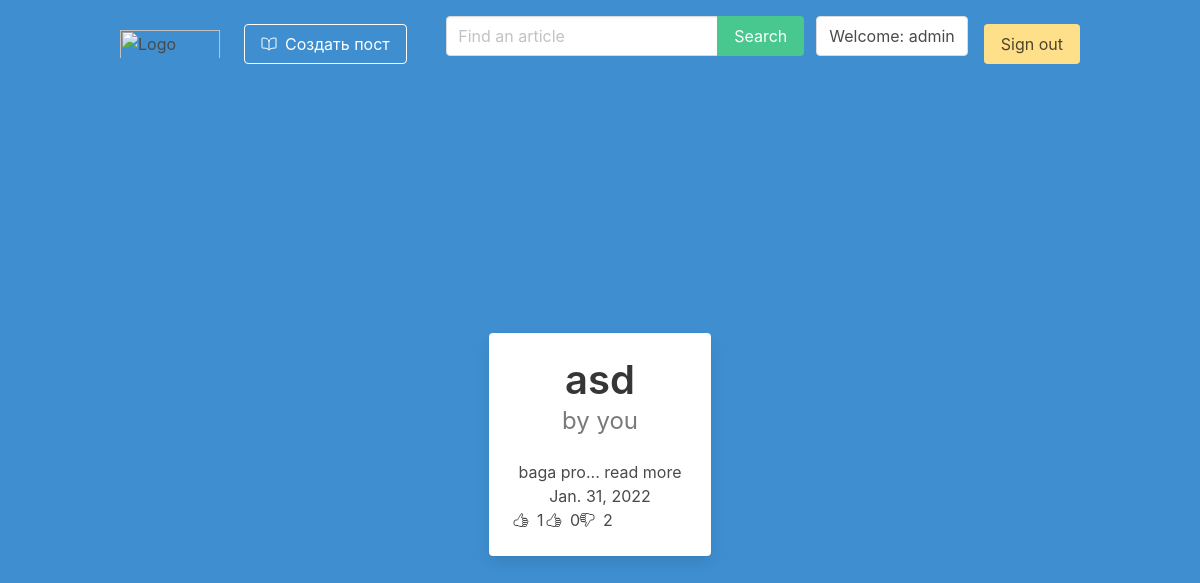
The app's page / (signed in) with its own data.
### blog/models.py (models this page shows)
class Article(models.Model):
    title = models.CharField(max_length=255)
    text = models.TextField()
    slug = models.SlugField(unique=True)
    date = models.DateField(auto_now=True)
    thumb = models.ImageField(blank=True, default='image.jpeg')
    author = models.ForeignKey(User, default=None, on_delete=models.CASCADE)
    likes = models.ManyToManyField(User, related_name='article_likes')
    dislikes = models.ManyToManyField(User, related_name='article_dislikes')
    def __str__(self):
        return self.title
    def snippet(self):
        return f"{self.text[:20]}... read more"
    def total_likes(self):
        return self.likes.count()
    def total_dislikes(self):
        return self.dislikes.count()

### blog/views.py (the view)
# urls.py: path('', views.home, name='home'),
@login_required(login_url='/users/sign_in')
def home(request):
    search = request.GET.get('input')
    articles = Article.objects.all()
    articles = articles.filter(
        Q(title__icontains=search) | Q(text__icontains=search)
    ) if search else articles
    return render(request, 'home.html', {'articles': articles})

### blog/templates/home.html
{% extends 'base_layout.html' %}
{% load static %}
{% block content %}
<div class="container">
    <div class="columns is-centered is-multiline">
        {% for article in articles %}
        <div class="column is-3">
            <a href="{% url 'blog:article_detail' article.slug %}">
                <div class="card has-text-centered">
                    <div class="card-content">
                        <div class="media">
                            <div class="media-content">
                                <p class="title has-text-dark is-2">
                                    {{ article }}
                                </p>
                                {% if user == article.author %}
                                <p class="subtitle is-4 has-text-grey">by you</p>
                                {% else %}
                                <p class="subtitle is-4 has-text-grey">by {{ article.author }}</p>
                                {% endif %}
                            </div>
                        </div>
                        <div class="content ">
                            {{ article.snippet }}
                            <br>
                            <div>{{ article.date }}</div>
                            <div class="columns">
                                <div class="column is-2">
                                    <div class="columns is-gapless">
                                        <div class="column">
                                            <ion-icon name="thumbs-up-outline" class="mt-1"></ion-icon>
                                        </div>
                                        <div class="column">
                                            <span class="ml-2">{{ article.total_likes }}</span>
                                        </div>
                                    </div>
                                </div>
                                <div class="column is-2">
                                    <div class="columns is-gapless">
                                        <div class="column">
                                            <ion-icon name="thumbs-up-outline" class="mt-1"></ion-icon>
                                        </div>
                                        <div class="column">
                                            <span class="ml-2">{{ article.total_dislikes }}</span>
                                        </div>
                                    </div>
                                </div>
                                <div class="column is-2">
                                    <div class="columns is-gapless">
                                        <div class="column">
                                            <ion-icon name="thumbs-down-outline" class="mt-1"></ion-icon>
                                        </div>
                                        <div class="column">
                                            <span class="ml-2">{{ article.comment_set.count }}</span>
                                        </div>
                                    </div>
                                </div>
                            </div>
                        </div>
                    </div>
                </div>
            </a>
        </div>
        {% endfor %}
    </div>
</div>
{% endblock %}

### blog/templates/base_layout.html (shortened to what this page needs)
{% load static from static %}
<html lang="en">
<head>
    <link rel="stylesheet" href="{% static 'style.css' %}">
    <link rel="stylesheet" href="{% static 'bulma.css' %}">
</head>
<body>
    <section class="hero has-background-info is-fullheight">
        <div class="hero-head">
            <header class="navbar">
                <div class="container">
                    <div class="navbar-brand">
                        <a class="navbar-item" href="/">
                            <img src="https://macademy.uz/assets/img/monday.svg" width="100" alt="Logo">
                        </a>
                    </div>
                    {% if user.is_authenticated %}
                    <div id="navbarMenuHeroC" class="navbar-menu">
                        <div class="navbar-start">
                            <span class="navbar-item">
                                <a href="{% url 'blog:article_create' %}"
                                    class="button is-info is-outlined is-inverted">
                                    <span class="mr-2">
                                        <ion-icon name="book-outline"></ion-icon>
                                    </span>
                                    <span>
                                        Создать пост
                                    </span>
                                </a>
                            </span>
                        </div>
                        <div class="navbar-end">
                            <form action="{% url 'blog:home' %}" method="get">
                                <div class="field has-addons my-4 mr-2">
                                    <div class="control">
                                        <input type="search" class="input" name="input" placeholder="Find an article">
                                    </div>
                                    <div class="control">
                                        <button class="button is-success" type="submit">Search</button>
                                    </div>
                                </div>
                            </form>
                            <a class="navbar-item button my-4 mx-1">
                                Welcome: {{ user}}
                            </a>
                            <span class="navbar-item">
                                <a href="{% url 'users:sign_out' %}" class="button is-warning">Sign out</a>
                            </span>
                        </div>
                    </div>
                    {% endif %}
                </div>
            </header>
        </div>
        <div class="hero-body">
            {% block content %}
            {% endblock %}
        </div>
    </section>
</body>
</html>

### records on screen
Article: title "asd", shows "by you", snippet "baga pro... read more", date "Jan. 31, 2022", total_likes "1", total_dislikes "0", comment_set.count "2"

### other values on screen
{{ user }} "admin"
